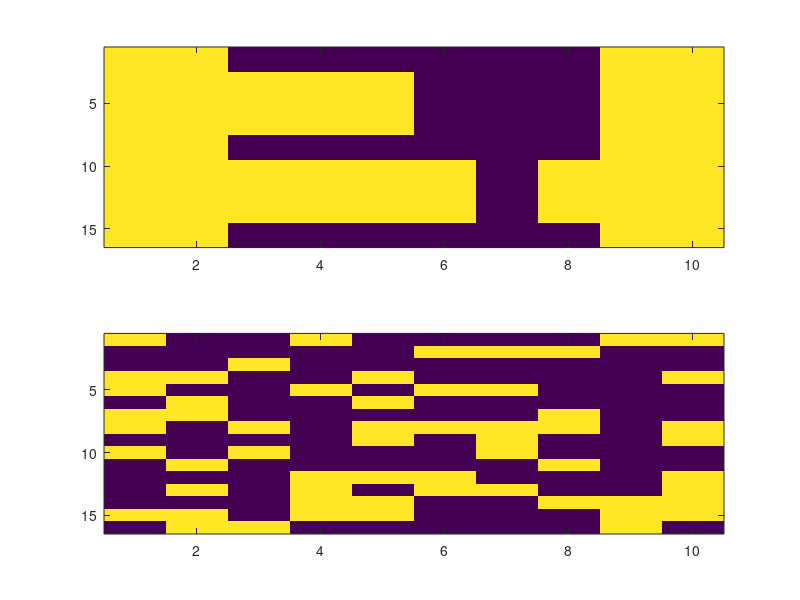

The MATLAB script that drew this image:
clear all;
close all;

x1=[ [ -1, -1, -1, -1, -1, -1, -1, -1, -1, -1],[ -1, -1, -1, 1, 1, 1, 1, -1, -1, -1],[ -1, -1, 1, 1, 1, 1, 1, 1, -1, -1],[ -1, 1, 1, 1, -1, -1, 1, 1, 1, -1],[ -1, 1, 1, 1, -1, -1, 1, 1, 1, -1],[ -1, 1, 1, 1, -1, -1, 1, 1, 1, -1],[ -1, 1, 1, 1, -1, -1, 1, 1, 1, -1],[ -1, 1, 1, 1, -1, -1, 1, 1, 1, -1],[ -1, 1, 1, 1, -1, -1, 1, 1, 1, -1],[ -1, 1, 1, 1, -1, -1, 1, 1, 1, -1],[ -1, 1, 1, 1, -1, -1, 1, 1, 1, -1],[ -1, 1, 1, 1, -1, -1, 1, 1, 1, -1],[ -1, 1, 1, 1, -1, -1, 1, 1, 1, -1],[ -1, -1, 1, 1, 1, 1, 1, 1, -1, -1],[ -1, -1, -1, 1, 1, 1, 1, -1, -1, -1],[ -1, -1, -1, -1, -1, -1, -1, -1, -1, -1] ];
x2=[ [ -1, -1, -1, 1, 1, 1, 1, -1, -1, -1],[ -1, -1, -1, 1, 1, 1, 1, -1, -1, -1],[ -1, -1, -1, 1, 1, 1, 1, -1, -1, -1],[ -1, -1, -1, 1, 1, 1, 1, -1, -1, -1],[ -1, -1, -1, 1, 1, 1, 1, -1, -1, -1],[ -1, -1, -1, 1, 1, 1, 1, -1, -1, -1],[ -1, -1, -1, 1, 1, 1, 1, -1, -1, -1],[ -1, -1, -1, 1, 1, 1, 1, -1, -1, -1],[ -1, -1, -1, 1, 1, 1, 1, -1, -1, -1],[ -1, -1, -1, 1, 1, 1, 1, -1, -1, -1],[ -1, -1, -1, 1, 1, 1, 1, -1, -1, -1],[ -1, -1, -1, 1, 1, 1, 1, -1, -1, -1],[ -1, -1, -1, 1, 1, 1, 1, -1, -1, -1],[ -1, -1, -1, 1, 1, 1, 1, -1, -1, -1],[ -1, -1, -1, 1, 1, 1, 1, -1, -1, -1],[ -1, -1, -1, 1, 1, 1, 1, -1, -1, -1] ];
x3=[ [ 1, 1, 1, 1, 1, 1, 1, 1, -1, -1],[ 1, 1, 1, 1, 1, 1, 1, 1, -1, -1],[ -1, -1, -1, -1, -1, 1, 1, 1, -1, -1],[ -1, -1, -1, -1, -1, 1, 1, 1, -1, -1],[ -1, -1, -1, -1, -1, 1, 1, 1, -1, -1],[ -1, -1, -1, -1, -1, 1, 1, 1, -1, -1],[ -1, -1, -1, -1, -1, 1, 1, 1, -1, -1],[ 1, 1, 1, 1, 1, 1, 1, 1, -1, -1],[ 1, 1, 1, 1, 1, 1, 1, 1, -1, -1],[ 1, 1, 1, -1, -1, -1, -1, -1, -1, -1],[ 1, 1, 1, -1, -1, -1, -1, -1, -1, -1],[ 1, 1, 1, -1, -1, -1, -1, -1, -1, -1],[ 1, 1, 1, -1, -1, -1, -1, -1, -1, -1],[ 1, 1, 1, -1, -1, -1, -1, -1, -1, -1],[ 1, 1, 1, 1, 1, 1, 1, 1, -1, -1],[ 1, 1, 1, 1, 1, 1, 1, 1, -1, -1] ];
x4=[ [ -1, -1, 1, 1, 1, 1, 1, 1, -1, -1],[ -1, -1, 1, 1, 1, 1, 1, 1, 1, -1],[ -1, -1, -1, -1, -1, -1, 1, 1, 1, -1],[ -1, -1, -1, -1, -1, -1, 1, 1, 1, -1],[ -1, -1, -1, -1, -1, -1, 1, 1, 1, -1],[ -1, -1, -1, -1, -1, -1, 1, 1, 1, -1],[ -1, -1, -1, -1, -1, -1, 1, 1, 1, -1],[ -1, -1, 1, 1, 1, 1, 1, 1, -1, -1],[ -1, -1, 1, 1, 1, 1, 1, 1, -1, -1],[ -1, -1, -1, -1, -1, -1, 1, 1, 1, -1],[ -1, -1, -1, -1, -1, -1, 1, 1, 1, -1],[ -1, -1, -1, -1, -1, -1, 1, 1, 1, -1],[ -1, -1, -1, -1, -1, -1, 1, 1, 1, -1],[ -1, -1, -1, -1, -1, -1, 1, 1, 1, -1],[ -1, -1, 1, 1, 1, 1, 1, 1, 1, -1],[ -1, -1, 1, 1, 1, 1, 1, 1, -1, -1] ];
x5=[ [ -1, 1, 1, -1, -1, -1, -1, 1, 1, -1],[ -1, 1, 1, -1, -1, -1, -1, 1, 1, -1],[ -1, 1, 1, -1, -1, -1, -1, 1, 1, -1],[ -1, 1, 1, -1, -1, -1, -1, 1, 1, -1],[ -1, 1, 1, -1, -1, -1, -1, 1, 1, -1],[ -1, 1, 1, -1, -1, -1, -1, 1, 1, -1],[ -1, 1, 1, -1, -1, -1, -1, 1, 1, -1],[ -1, 1, 1, 1, 1, 1, 1, 1, 1, -1],[ -1, 1, 1, 1, 1, 1, 1, 1, 1, -1],[ -1, -1, -1, -1, -1, -1, -1, 1, 1, -1],[ -1, -1, -1, -1, -1, -1, -1, 1, 1, -1],[ -1, -1, -1, -1, -1, -1, -1, 1, 1, -1],[ -1, -1, -1, -1, -1, -1, -1, 1, 1, -1],[ -1, -1, -1, -1, -1, -1, -1, 1, 1, -1],[ -1, -1, -1, -1, -1, -1, -1, 1, 1, -1],[ -1, -1, -1, -1, -1, -1, -1, 1, 1, -1] ];

n = size(x1,1)*size(x1,2);

w = zeros(n,n);
w = w + x1'*x1/n;
w = w + x2'*x2/n;
w = w + x3'*x3/n;
w = w + x4'*x4/n;
w = w + x5'*x5/n;
w = w - diag(diag(w));

Switch_Case = '3';
switch Switch_Case
    case '1'
        S = [[-1, -1, -1, 1, 1, 1, 1, -1, -1, -1], [-1, -1, -1, 1, 1, 1, 1, -1, -1, -1], [-1, -1, -1, 1, 1, 1, 1, 1, -1, -1], [-1, -1, -1, 1, -1, 1, 1, 1, -1, -1], [-1, -1, -1, 1, -1, 1, 1, 1, -1, -1], [-1, -1, -1, 1, -1, 1, 1, 1, -1, -1], [-1, -1, -1, 1, -1, 1, 1, 1, -1, -1], [-1, 1, 1, 1, 1, 1, 1, 1, -1, -1], [-1, 1, 1, 1, 1, 1, 1, 1, -1, -1], [-1, 1, 1, 1, -1, -1, 1, -1, -1, -1], [-1, 1, 1, 1, -1, -1, 1, -1, -1, -1], [-1, 1, 1, 1, -1, -1, 1, -1, -1, -1], [-1, 1, 1, 1, -1, -1, 1, -1, -1, -1], [-1, -1, 1, 1, 1, 1, 1, -1, -1, -1], [-1, -1, -1, 1, 1, 1, 1, -1, -1, -1], [-1, -1, -1, 1, 1, 1, 1, -1, -1, -1]];
    case '2'
        S = [[1, 1, 1, 1, 1, 1, 1, 1, -1, -1], [1, 1, 1, 1, 1, 1, 1, 1, -1, -1], [-1, -1, -1, -1, -1, 1, 1, 1, -1, -1], [-1, -1, -1, -1, -1, 1, 1, 1, -1, -1], [-1, -1, -1, -1, -1, 1, 1, 1, -1, -1], [-1, -1, -1, -1, -1, 1, 1, 1, -1, -1], [-1, -1, -1, -1, -1, 1, 1, 1, -1, -1], [1, 1, 1, 1, 1, 1, 1, 1, -1, -1], [1, 1, 1, 1, 1, 1, 1, 1, -1, -1], [1, 1, 1, -1, -1, -1, -1, -1, -1, -1], [1, 1, 1, -1, -1, -1, -1, -1, -1, -1], [1, 1, 1, -1, -1, -1, -1, -1, -1, -1], [1, 1, 1, -1, -1, -1, -1, -1, -1, -1], [1, 1, 1, -1, -1, -1, -1, -1, -1, -1], [-1, -1, -1, -1, -1, -1, -1, -1, 1, 1], [-1, -1, -1, -1, -1, -1, -1, -1, 1, 1]];
    case '3'
        S = [[1, -1, -1, 1, -1, -1, -1, -1, 1, 1], [-1, -1, -1, -1, -1, 1, 1, 1, -1, -1], [-1, -1, 1, -1, -1, -1, -1, -1, -1, -1], [1, 1, -1, -1, 1, -1, -1, -1, -1, 1], [1, -1, -1, 1, -1, 1, 1, -1, -1, -1], [-1, 1, -1, -1, 1, -1, -1, -1, -1, -1], [1, 1, -1, -1, -1, -1, -1, 1, -1, -1], [1, -1, 1, -1, 1, 1, 1, 1, -1, 1], [-1, -1, -1, -1, 1, -1, 1, -1, -1, 1], [1, -1, 1, -1, -1, -1, 1, -1, -1, -1], [-1, 1, -1, -1, -1, -1, -1, 1, -1, -1], [-1, -1, -1, 1, 1, 1, -1, -1, -1, 1], [-1, 1, -1, 1, -1, 1, 1, -1, -1, 1], [-1, -1, -1, 1, 1, -1, -1, 1, 1, 1], [1, 1, -1, 1, 1, -1, -1, -1, 1, 1], [-1, 1, 1, -1, -1, -1, -1, -1, 1, -1]];
end


S_matrix_org = reshape(S,10,16)';
numcorr = 0;
nnum = 1;
while numcorr < n
    nout = sign(w(nnum, :)*S');
    if nout ~= S(nnum)
        numcorr = 0;
        S(nnum) = nout;
    else
        numcorr = numcorr + 1;
    end
    if nnum < n
        nnum = nnum + 1;
    else
        nnum = 1;
    end
end

S_matrix = reshape(S,10,16)';
subplot(2,1,1)
imagesc(S_matrix)
subplot(2,1,2)
imagesc(S_matrix_org)

